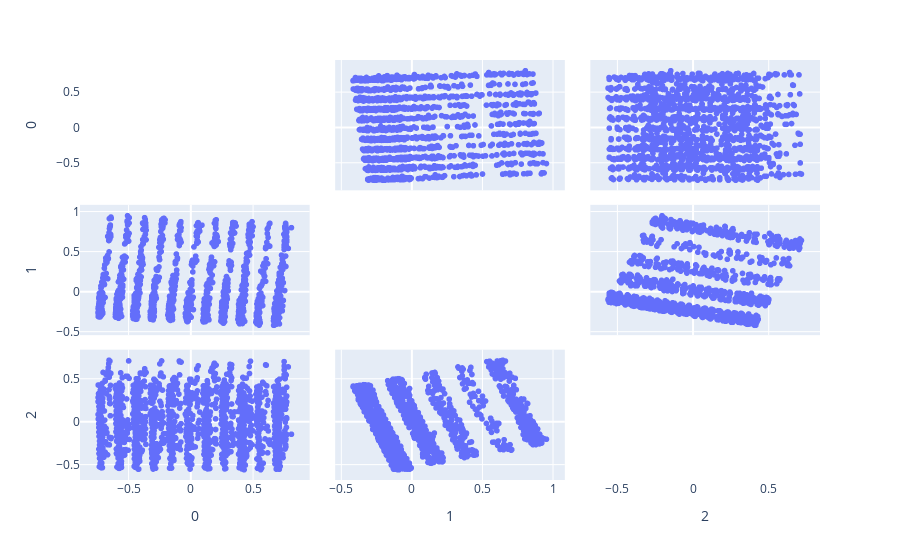

Notebook code for this chart:
### Code cell
import plotly.express as px

fig = px.scatter_matrix(
    olist_projected,
    labels=olist_projected.columns,
    dimensions=range(n_pca),
    # color=olist_light['review_score']
)
fig.update_traces(diagonal_visible=False)
fig.show()

### Figure 1 — Plotly figure (JSON) as saved in the notebook; plotly's stock layout.template omitted (floating-point values rounded to 4 significant figures; data arrays with more than 128 entries replaced by an {"elided": "..."} marker saying what was removed)
{"data": [{"diagonal": {"visible": false}, "dimensions": [{"axis": {"matches": true}, "label": "0", "values": {"elided": "2000 float values"}}, {"axis": {"matches": true}, "label": "1", "values": {"elided": "2000 float values"}}, {"axis": {"matches": true}, "label": "2", "values": {"elided": "2000 float values"}}], "hovertemplate": "%{xaxis.title.text}=%{x}<br>%{yaxis.title.text}=%{y}<extra></extra>", "legendgroup": "", "marker": {"color": "#636efa", "symbol": "circle"}, "name": "", "showlegend": false, "type": "splom"}], "layout": {"dragmode": "select", "legend": {"tracegroupgap": 0}, "margin": {"t": 60}}}
